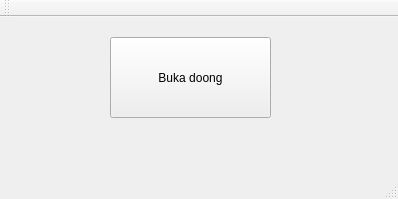
<?xml version="1.0" encoding="UTF-8"?>
<ui version="4.0">
 <class>MainWindow</class>
 <widget class="QMainWindow" name="MainWindow">
  <property name="geometry">
   <rect>
    <x>0</x>
    <y>0</y>
    <width>398</width>
    <height>199</height>
   </rect>
  </property>
  <property name="windowTitle">
   <string>MainWindow</string>
  </property>
  <widget class="QWidget" name="centralWidget">
   <widget class="QPushButton" name="pushButton">
    <property name="geometry">
     <rect>
      <x>110</x>
      <y>20</y>
      <width>161</width>
      <height>81</height>
     </rect>
    </property>
    <property name="text">
     <string>Buka doong</string>
    </property>
   </widget>
  </widget>
  <widget class="QMenuBar" name="menuBar">
   <property name="geometry">
    <rect>
     <x>0</x>
     <y>0</y>
     <width>398</width>
     <height>25</height>
    </rect>
   </property>
  </widget>
  <widget class="QToolBar" name="mainToolBar">
   <attribute name="toolBarArea">
    <enum>TopToolBarArea</enum>
   </attribute>
   <attribute name="toolBarBreak">
    <bool>false</bool>
   </attribute>
  </widget>
  <widget class="QStatusBar" name="statusBar"/>
 </widget>
 <layoutdefault spacing="6" margin="11"/>
 <resources/>
 <connections/>
</ui>
